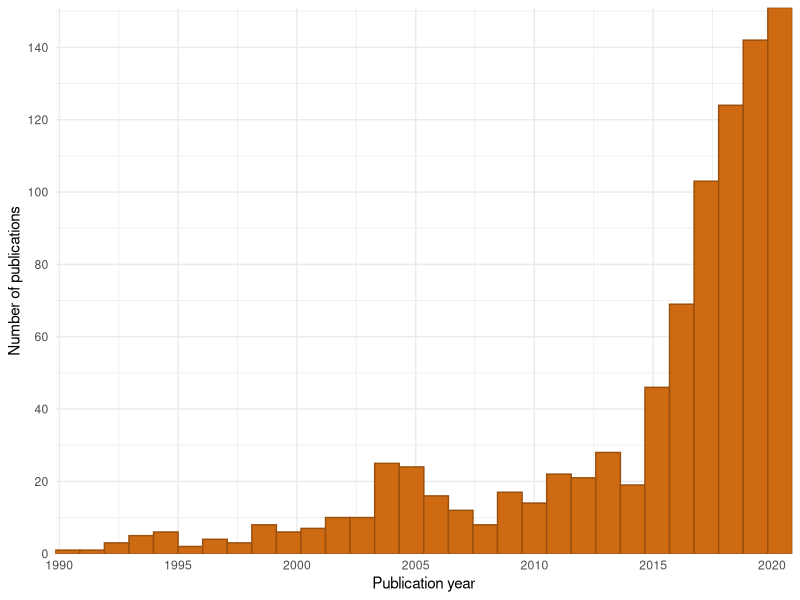
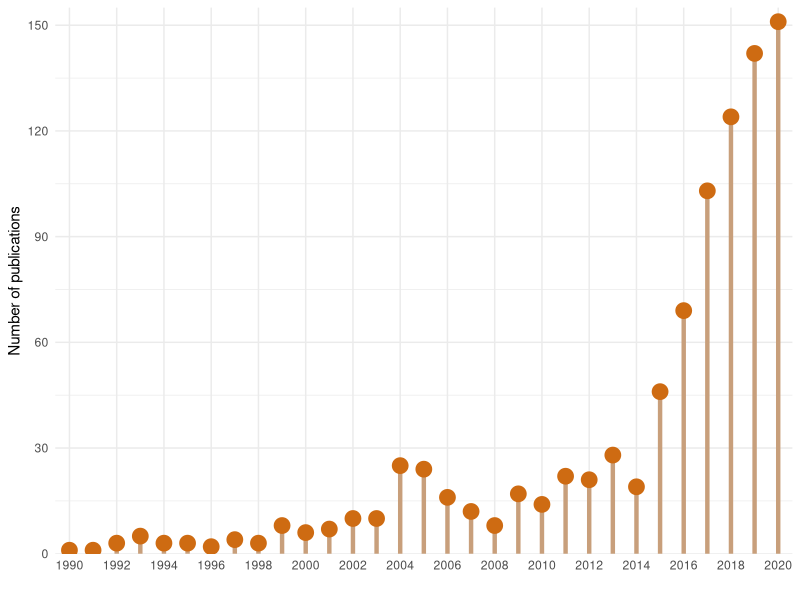
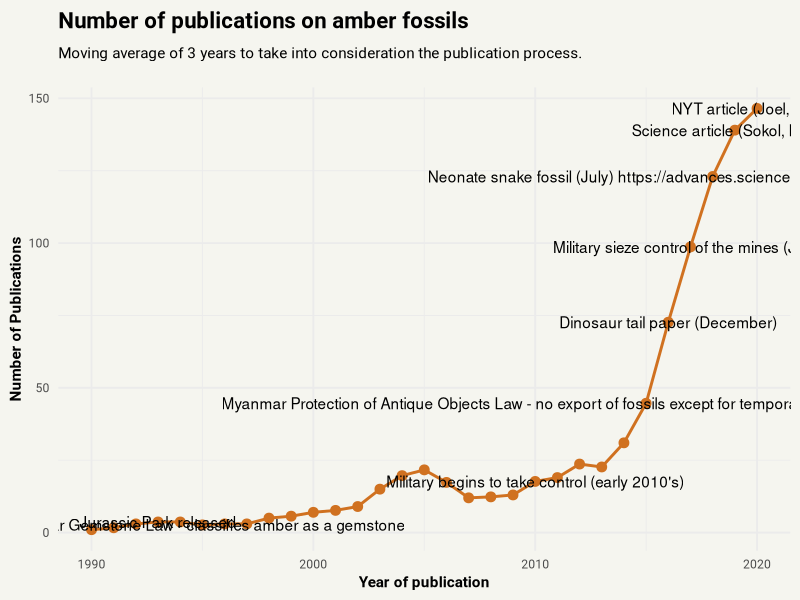
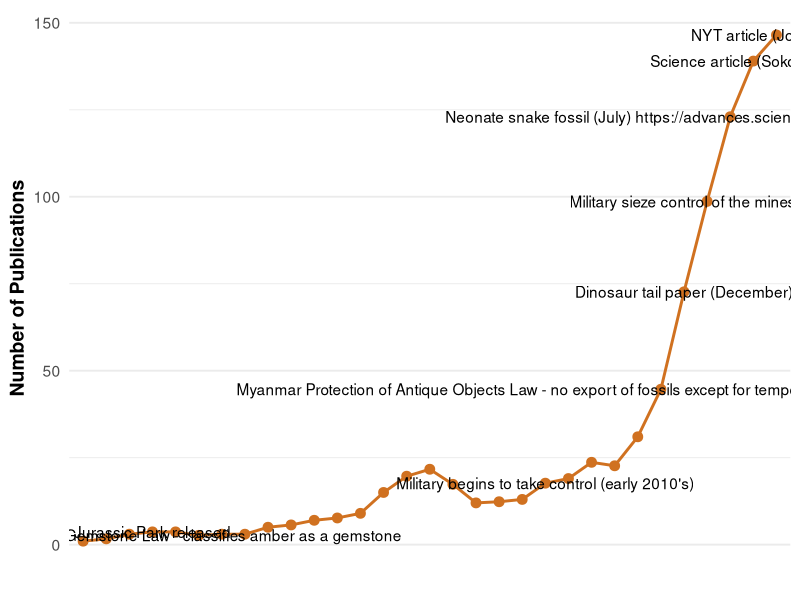
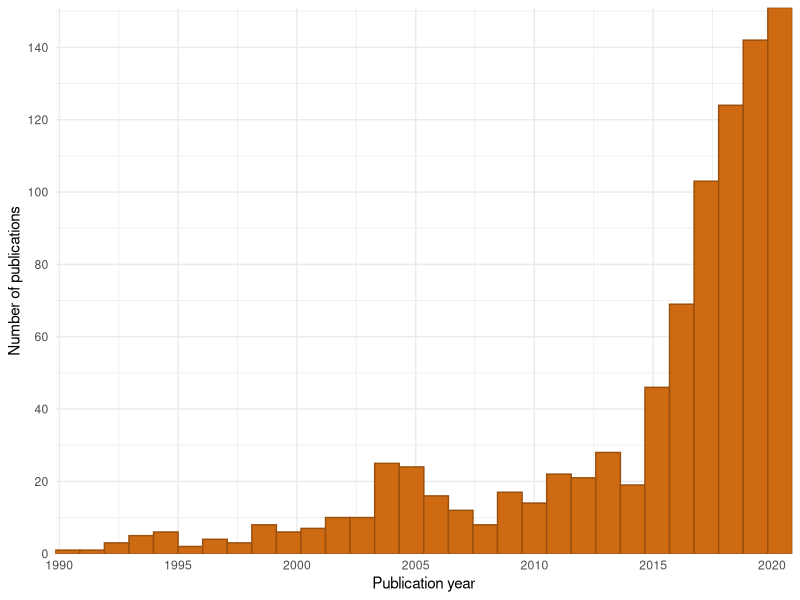
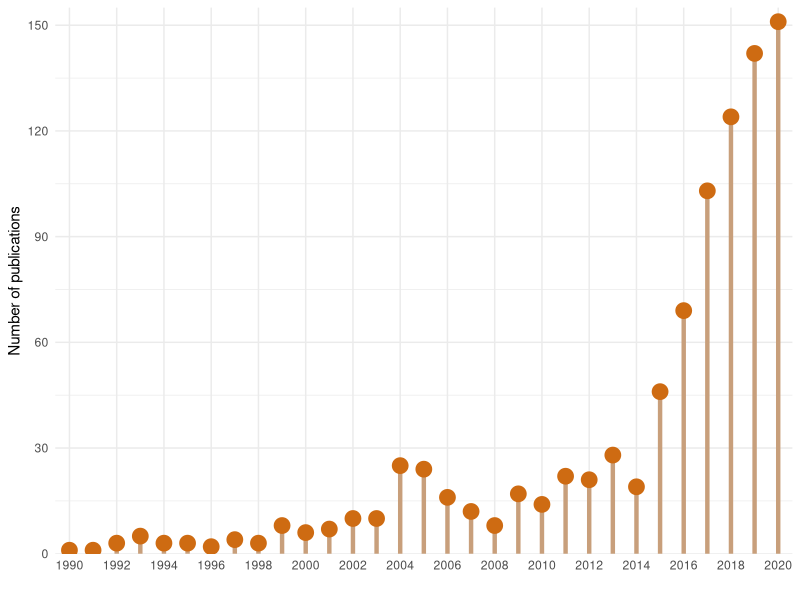
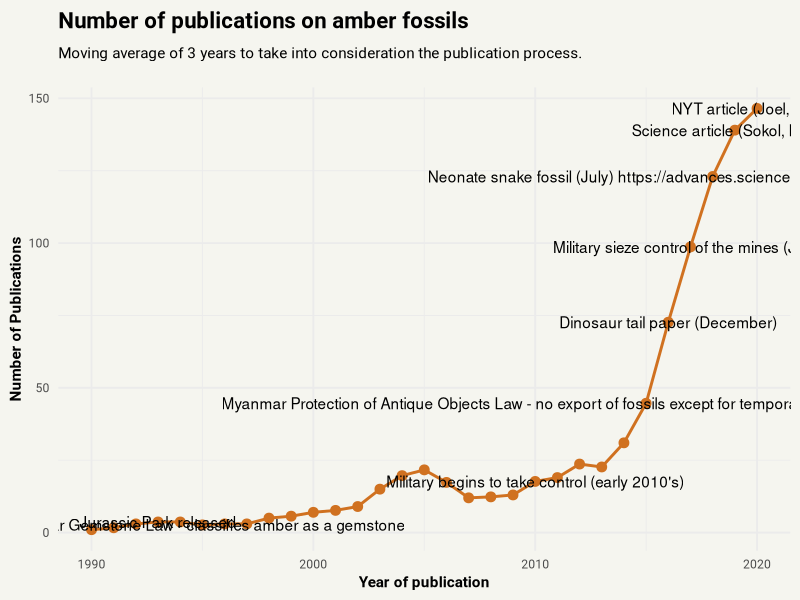
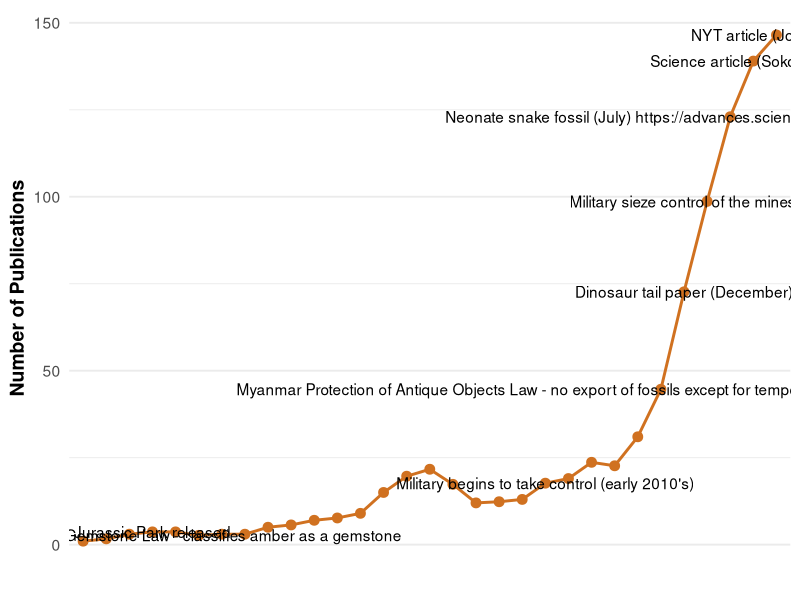

The R source for these figures, in order: (Note: this script raises an error after producing the figures.)
# _________________________
#
#  Web of Science data
#
# _________________________

library(tidyverse)

## Import full dataset
WOS_data <-  read.csv("./data/webofscience.csv", skip = 4, header = T)
glimpse(WOS_data) # have a peek


## Subset to last 30 years:
WOS_data_30 <- subset(WOS_data, Publication.Year >+ 1989)
#hist(WOS_data_30$Publication.Year, breaks = 30)


## Make it faaaaaaancy ;)

pubs_per_yr <- ggplot(data=WOS_data_30, aes(Publication.Year)) +
  geom_histogram(col="#9B4F0C", fill="#CE6B12", bins = 30) + # Canva social science lesson colour scheme
  theme_minimal() + labs(x = "Publication year", y = "Number of publications") +
  scale_x_continuous(breaks = seq(1990, 2020, 5), expand = c(0, 0)) +
  scale_y_continuous(breaks = seq(0, 144, 20), expand = c(0, 0))
pubs_per_yr
ggsave("./plots/pubs_per_yr_hist.pdf", plot = pubs_per_yr, width = 30, height = 12, units = "cm")



## Lollipop, lollipop, oh lolly lolly lollipop :)

## Get frequency table for publications per year
pubs_year <- as.data.frame(table(WOS_data_30$Publication.Year))
names(pubs_year)[1] <- "Year" # rename column headings
names(pubs_year)[2] <- "total_pubs"
head(pubs_year)


pubs_per_yr_lollipop <- ggplot(data=pubs_year, aes(x=Year, y = total_pubs)) +
  geom_segment(aes(x=Year, xend=Year, y = 0, yend = total_pubs), color="#C89F7B", size=1.5) +
  geom_point(colour = "#CE6B12", size = 5) + # Canva social science lesson colour scheme
  theme_minimal() + labs(x = "", y = "Number of publications") +
  scale_x_discrete(breaks = seq(1990, 2020, 2)) +
  scale_y_continuous(limits = c(0, 155), breaks = seq(0, 155, 30), expand = c(0, 0))
pubs_per_yr_lollipop

ggsave("./plots/pubs_per_yr_lollipop.pdf", plot = pubs_per_yr_lollipop, width = 25, height = 15, units = "cm")


#PaleoPercs
WOS_summary <- WOS_data_30 %>% group_by(Publication.Year) %>% 
  tally() %>% 
  mutate(ra = caTools::runmean(n, 3, alg="C"))

theme_set(theme_minimal(base_size=14) %+replace%
            theme(legend.title = element_text(
              face="bold"),
              text=element_text(family="Roboto"),
              axis.title = element_text(face="bold"),
              legend.position="bottom",
              plot.background = element_rect(fill="#f5f5ef", colour=NA),
              plot.title = element_text(face="bold", hjust=0, size=16))
)

timeline <- read.csv(file.path("data", "timeline.csv"))
timeline <- timeline[timeline$Events != "",]

timeline <- merge(WOS_summary, timeline[,c(1,2)], by.x="Publication.Year", by.y="Year")

google <- read.csv(file.path("data", "google_trends.csv"), skip=2)
colnames(google) <- c("Date", "Freq")
google$year <- gsub(".*/(\\d+{4})$", "\\1", google$Date)

google_summary <- google %>% group_by(year) %>% 
  summarise(n=sum(Freq))

ggplot(data=WOS_summary, aes(x=Publication.Year, y=ra)) + 
  geom_line(size=1, col="#d07120ff") + 
  geom_point(size=3, col="#d07120ff") +
  geom_text(data=timeline, aes(x=Publication.Year, y=ra, label=Events), inherit.aes = FALSE)+
  labs(x="Year of publication", 
       y="Number of Publications",
       subtitle = "\nMoving average of 3 years to take into consideration the publication process.\n") +
  ggtitle("Number of publications on amber fossils") 

ggsave(file.path("plots", "PaleoPercs_timeline.svg"), 
       w=8, h=5
)

## PalAss

theme_set(theme_minimal(base_size=14) %+replace%
            theme(legend.title = element_text(
              face="bold"),
              axis.title = element_text(face="bold"),
              legend.position="bottom",
              plot.title = element_text(face="bold", hjust=0, size=16))
)

ggplot(data=WOS_summary, aes(x=Publication.Year, y=ra)) + 
  geom_line(size=1, col="#d07120ff") + 
  geom_point(size=3, col="#d07120ff") +
  geom_text(data=timeline, aes(x=Publication.Year, y=ra, label=Events), inherit.aes = FALSE)+
  labs(x="", y="Number of Publications") +
  scale_x_discrete(breaks = seq(1990, 2020, 5))

ggsave(file.path("plots", "PalAss_timeline.pdf"), 
       w=8, h=5
)




# Funding

funding_organisations <- WOS_data_30[grep("amber", WOS_data_30$Article.Title),]$Funding.Orgs
funding_organisations <- funding_organisations[funding_organisations!= ""]
funding_organisations <- unlist(strsplit(funding_organisations, ";"))

funding_organisations <- gsub("(\\[.*\\])", "", funding_organisations) # remove funding numbers


funders <- data.frame(table(funding_organisations), stringsAsFactors = FALSE)
funders$funding_organisations <- as.character(funders$funding_organisations)

funders$country <- NA
funders$country[grep("China|Zhejiang|Chang-jiang|Shandong|CAS|Gansu|Tibet|Chinese|Beijing|Jiangsu|Shanghai|Capital Normal University|Guizhou|Nanjing|Guangzhou|Qingdao|Heibei", funders$funding_organisations)] <- "China"
funders$country[grep("Russia", funders$funding_organisations)] <- "Russia"
funders$country[grep("Japan", funders$funding_organisations)] <- "Japan"
funders$country[grep("DFG|Berlin|Alexander von Humboldt|German|Volkswagen", funders$funding_organisations)] <- "Germany"
funders$country[grep("Czech|Prague", funders$funding_organisations)] <- "Czechia"
funders$country[grep("Canada|Alberta", funders$funding_organisations)] <- "Canada"
funders$country[grep("Spain|Spanish", funders$funding_organisations)] <- "Spain"
funders$country[grep("NSF|U\\.S\\.|Utah|Paleontological Society|New York|Tennessee|US", funders$funding_organisations)] <- "USA"
funders$country[grep("Poland|Polish|Katowice", funders$funding_organisations)] <- "Poland"
funders$country[grep("CNRS|FNRS|Rennes|France|French", funders$funding_organisations)] <- "France"
funders$country[grep("Australia|Adelaide|Sydney", funders$funding_organisations)] <- "Australia"
funders$country[grep("CNPq|FAPESP", funders$funding_organisations)] <- "Brazil"
funders$country[grep("Slovak", funders$funding_organisations)] <- "Slovakia"
funders$country[grep("Europe", funders$funding_organisations)] <- "EU"
funders$country[grep("King Saud", funders$funding_organisations)] <- "Saudi Arabia"
funders$country[grep("KwaZulu", funders$funding_organisations)] <- "South Africa"
funders$country[grep("UNESCO", funders$funding_organisations)] <- "UN"
funders$country[grep("Hungar", funders$funding_organisations)] <- "Hungary"
funders$country[grep("HKU", funders$funding_organisations)] <- "Hong Kong"
funders$country[grep("Leban", funders$funding_organisations)] <- "Lebanon"


funders$funding_organisations[is.na(funders$country)]

#manual
write.csv(funders, file.path("output", "funding_organisations.csv"), row.names = FALSE)
